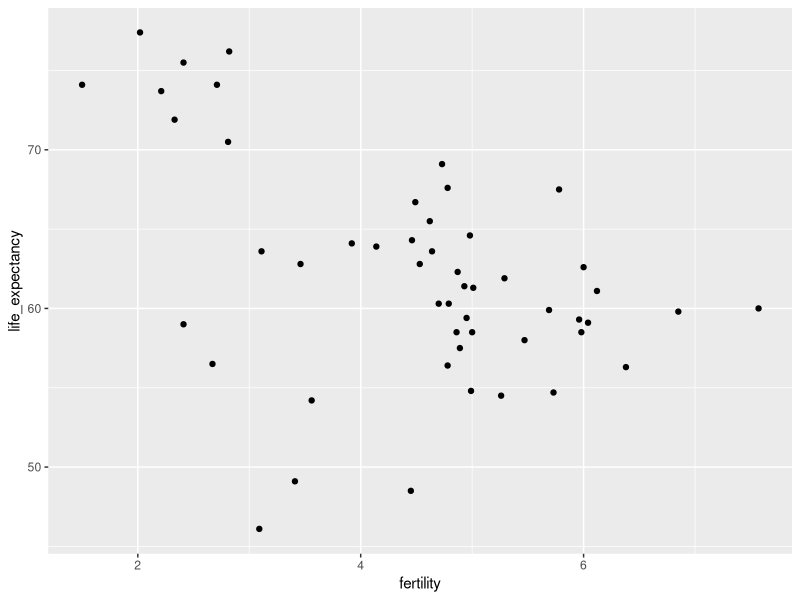
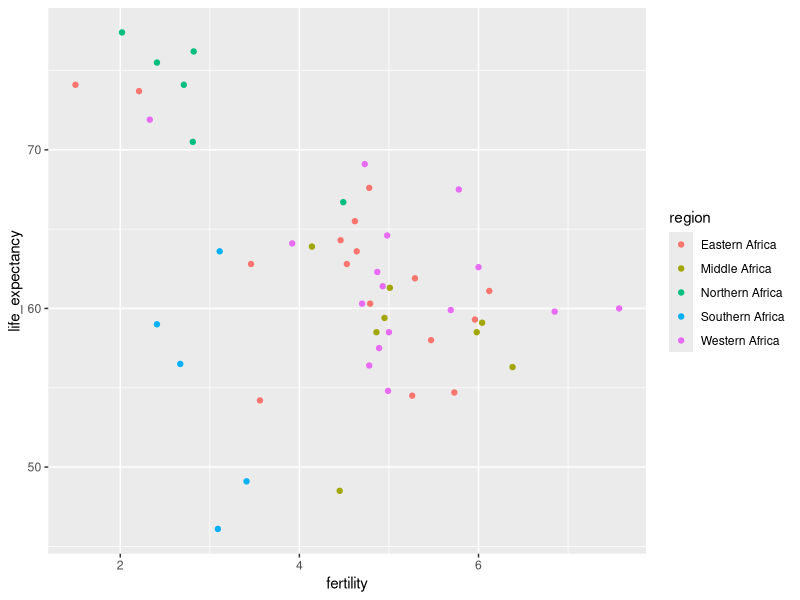

The R script that drew these images, in order:
# Using ggplot and the points layer, create a scatter plot of life expectancy versus fertility for the African continent in 2012
library(dplyr)
library(ggplot2)
library(dslabs)
data(gapminder)
## fill out the missing parts in filter and aes
gapminder %>% filter(continent == 'Africa' & year == 2012 ) %>%
  ggplot(aes(x=fertility,y=life_expectancy )) +
  geom_point()

# Remake the plot from the previous exercises but this time use color to distinguish the different regions of Africa to see if this explains the clusters.
gapminder %>% filter(continent == 'Africa' & year == 2012 ) %>%
  ggplot(aes(x=fertility,y=life_expectancy, color=region )) +
  geom_point()
